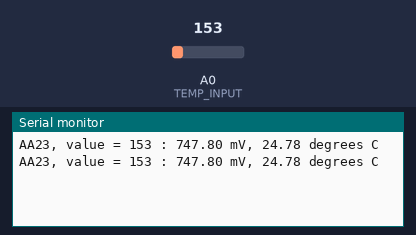
A sketch run on a simulated Arduino Uno, built with avr-gcc and run on an emulated ATmega328P. Parts: the last lines printed to the serial monitor. Inputs (shaded band) come from the test bench; at power-on: A0 (TEMP_INPUT) = 153.

Above: at 1.8 s.
1.9 s: A0 (TEMP_INPUT) set to 165
At 2.8 s:
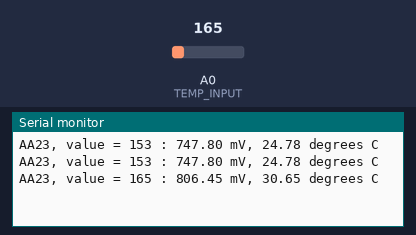
3.4 s: A0 (TEMP_INPUT) set to 175
At 4.8 s:
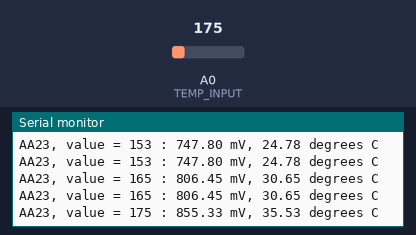
Timing chart, 0 to 6.4 s (numbered marks = the images above; inputs shaded):
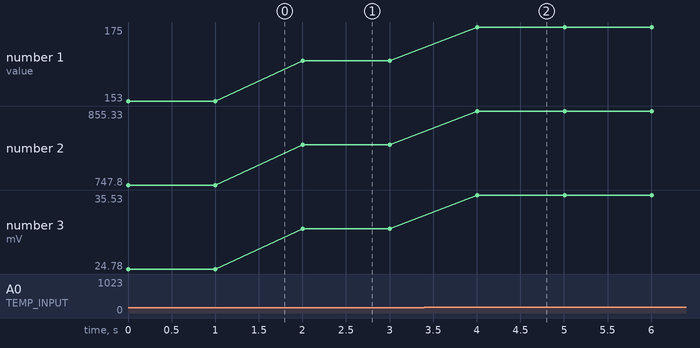

Measured:
- after the input at 1.9 s, the serial monitor: prints a new line after 0.10 s (image 1)
- after the input at 3.4 s, the serial monitor: prints a new line after 0.61 s (image 2)
- plotted number 1: 153 → 165 after the input at 1.9 s, 165 → 175 after the input at 3.4 s
- plotted number 2: 747.8 → 806.45 after the input at 1.9 s, 806.45 → 855.33 after the input at 3.4 s
- plotted number 3: 24.78 → 30.65 after the input at 1.9 s, 30.65 → 35.53 after the input at 3.4 s

The sketch:

AA23_tmp36_start.ino
```cpp
//
// AA23, TMP36 sensor
//

#define TEMP_INPUT 0
// or  int TEMP_INPUT = 0;

void setup() {
  Serial.begin(9600);
}

void loop() {
   //getting the voltage reading from the temperature sensor
  int value = analogRead(TEMP_INPUT);
  // Print value
  Serial.print("AA23, value = ");
  Serial.print(value);
  Serial.print(" : " );

  float voltage = value * 5.0 *1000;
  voltage /=1023.0;

  Serial.print(voltage);
  Serial.print(" mV, ");

  float temperatureC = (voltage - 500) /10;
  Serial.print(temperatureC);
  Serial.println(" degrees C");

  delay(1000);
}
```
